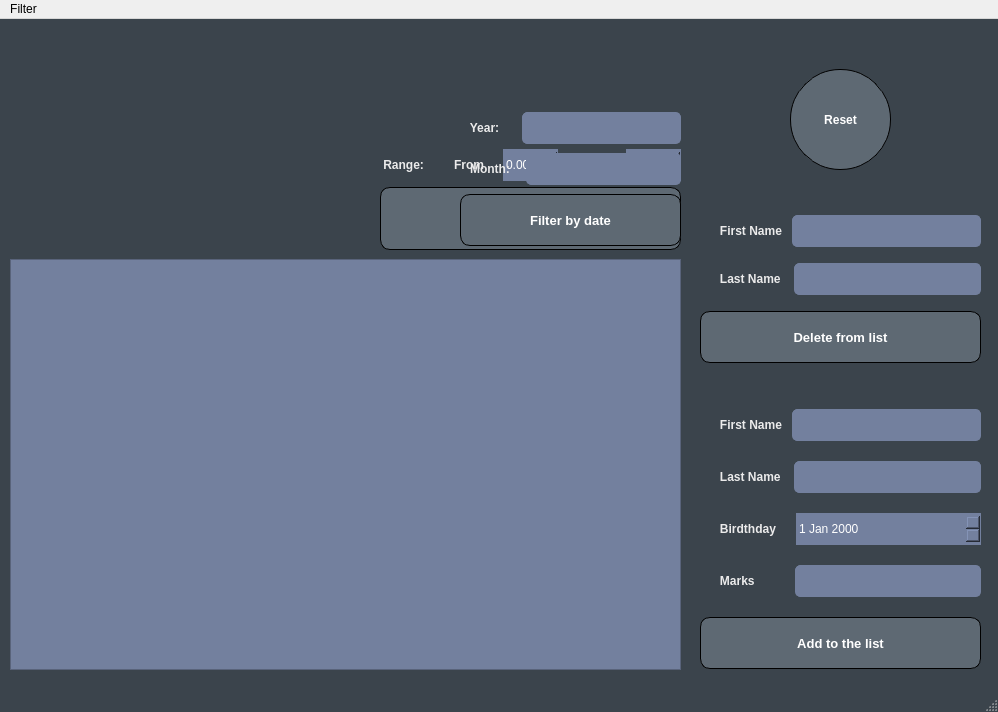
<?xml version="1.0" encoding="UTF-8"?>
<ui version="4.0">
 <class>MainWindow</class>
 <widget class="QMainWindow" name="MainWindow">
  <property name="geometry">
   <rect>
    <x>0</x>
    <y>0</y>
    <width>998</width>
    <height>712</height>
   </rect>
  </property>
  <property name="minimumSize">
   <size>
    <width>880</width>
    <height>580</height>
   </size>
  </property>
  <property name="windowTitle">
   <string>MainWindow</string>
  </property>
  <property name="windowOpacity">
   <double>1.000000000000000</double>
  </property>
  <property name="styleSheet">
   <string notr="true">QMainWindow{
	background: rgb(59, 68, 76);
}
QPushButton:hover{
	background-color:rgb(146, 132, 189);
}
QPushButton:pressed{
	background-color: radial-gradient(rgb(146, 132, 189), rgb(137, 126, 180), rgb(128, 120, 170), rgb(120, 114, 161), rgb(111, 108, 152), rgb(102, 102, 143), rgb(93, 95, 133), rgb(84, 89, 124), rgb(75, 83, 115), rgb(67, 77, 106), rgb(58, 71, 96), rgb(49, 65, 87));
}</string>
  </property>
  <widget class="QWidget" name="centralwidget">
   <widget class="QTableWidget" name="list">
    <property name="geometry">
     <rect>
      <x>10</x>
      <y>240</y>
      <width>671</width>
      <height>411</height>
     </rect>
    </property>
    <property name="font">
     <font>
      <pointsize>11</pointsize>
     </font>
    </property>
    <property name="styleSheet">
     <string notr="true">QTableWidget{
	background: rgb(115, 128, 158);
	color: rgb(240, 240, 240);
	opacity: 0.6;
}</string>
    </property>
    <property name="editTriggers">
     <set>QAbstractItemView::NoEditTriggers</set>
    </property>
    <property name="showGrid">
     <bool>false</bool>
    </property>
    <property name="cornerButtonEnabled">
     <bool>false</bool>
    </property>
    <attribute name="horizontalHeaderMinimumSectionSize">
     <number>70</number>
    </attribute>
    <attribute name="horizontalHeaderStretchLastSection">
     <bool>true</bool>
    </attribute>
    <attribute name="verticalHeaderStretchLastSection">
     <bool>false</bool>
    </attribute>
   </widget>
   <widget class="QWidget" name="filterMarks_2" native="true">
    <property name="geometry">
     <rect>
      <x>380</x>
      <y>130</y>
      <width>301</width>
      <height>101</height>
     </rect>
    </property>
    <layout class="QVBoxLayout" name="filterMarks">
     <item>
      <layout class="QHBoxLayout" name="horizontalLayout_9">
       <item>
        <widget class="QLabel" name="label_9">
         <property name="font">
          <font>
           <pointsize>9</pointsize>
           <weight>75</weight>
           <bold>true</bold>
          </font>
         </property>
         <property name="styleSheet">
          <string notr="true">QLabel{
	color: rgb(235, 235, 235);
	font-weight: bold;
}</string>
         </property>
         <property name="text">
          <string> Range:</string>
         </property>
        </widget>
       </item>
       <item>
        <widget class="QLabel" name="label_10">
         <property name="font">
          <font>
           <pointsize>9</pointsize>
           <weight>75</weight>
           <bold>true</bold>
          </font>
         </property>
         <property name="styleSheet">
          <string notr="true">QLabel{
	color: rgb(235, 235, 235);
	font-weight: bold;
}</string>
         </property>
         <property name="text">
          <string>From</string>
         </property>
         <property name="alignment">
          <set>Qt::AlignCenter</set>
         </property>
        </widget>
       </item>
       <item>
        <widget class="QDoubleSpinBox" name="fromMark">
         <property name="font">
          <font>
           <pointsize>9</pointsize>
          </font>
         </property>
         <property name="styleSheet">
          <string notr="true">QDoubleSpinBox{
	background: rgb(115, 128, 158);
	border: 1px solid rgb(115, 128, 158);
	height: 30px;
	border-radius: 0px;
	color: #fff;
}</string>
         </property>
        </widget>
       </item>
       <item>
        <widget class="QLabel" name="label_11">
         <property name="font">
          <font>
           <pointsize>9</pointsize>
           <weight>75</weight>
           <bold>true</bold>
          </font>
         </property>
         <property name="styleSheet">
          <string notr="true">QLabel{
	color: rgb(235, 235, 235);
	font-weight: bold;
}</string>
         </property>
         <property name="text">
          <string>To</string>
         </property>
         <property name="alignment">
          <set>Qt::AlignCenter</set>
         </property>
        </widget>
       </item>
       <item>
        <widget class="QDoubleSpinBox" name="toMark">
         <property name="font">
          <font>
           <pointsize>9</pointsize>
          </font>
         </property>
         <property name="styleSheet">
          <string notr="true">QDoubleSpinBox{
	background: rgb(115, 128, 158);
	border: 1px solid rgb(115, 128, 158);
	height: 30px;
	border-radius: 0px;
	color: #fff;
}</string>
         </property>
        </widget>
       </item>
      </layout>
     </item>
     <item>
      <widget class="QPushButton" name="filterMarksB">
       <property name="sizePolicy">
        <sizepolicy hsizetype="Minimum" vsizetype="Expanding">
         <horstretch>0</horstretch>
         <verstretch>0</verstretch>
        </sizepolicy>
       </property>
       <property name="font">
        <font>
         <pointsize>10</pointsize>
         <weight>75</weight>
         <bold>true</bold>
        </font>
       </property>
       <property name="cursor">
        <cursorShape>PointingHandCursor</cursorShape>
       </property>
       <property name="styleSheet">
        <string notr="true">QPushButton{
	border: 1px solid black;
	border-radius: 10px;
	height: 50px;
	background: rgb(94, 105, 115);
	color: rgb(255, 255, 255);
}
QPushButton:hover{
	background-color:rgb(146, 132, 189);
}
QPushButton:pressed{
	background-color: radial-gradient(rgb(146, 132, 189), rgb(137, 126, 180), rgb(128, 120, 170), rgb(120, 114, 161), rgb(111, 108, 152), rgb(102, 102, 143), rgb(93, 95, 133), rgb(84, 89, 124), rgb(75, 83, 115), rgb(67, 77, 106), rgb(58, 71, 96), rgb(49, 65, 87));
}</string>
       </property>
       <property name="text">
        <string>Filter by marks</string>
       </property>
      </widget>
     </item>
    </layout>
   </widget>
   <widget class="QWidget" name="filterDate_2" native="true">
    <property name="geometry">
     <rect>
      <x>460</x>
      <y>90</y>
      <width>221</width>
      <height>141</height>
     </rect>
    </property>
    <layout class="QVBoxLayout" name="filterDate">
     <item>
      <layout class="QHBoxLayout" name="horizontalLayout_7">
       <item>
        <widget class="QLabel" name="label_7">
         <property name="font">
          <font>
           <pointsize>9</pointsize>
           <weight>75</weight>
           <bold>true</bold>
          </font>
         </property>
         <property name="styleSheet">
          <string notr="true">QLabel{
	color: rgb(235, 235, 235);
	font-weight: bold;
}</string>
         </property>
         <property name="text">
          <string>   Year:     </string>
         </property>
         <property name="alignment">
          <set>Qt::AlignCenter</set>
         </property>
        </widget>
       </item>
       <item>
        <widget class="QLineEdit" name="yearToShow">
         <property name="font">
          <font>
           <pointsize>9</pointsize>
          </font>
         </property>
         <property name="cursor">
          <cursorShape>ArrowCursor</cursorShape>
         </property>
         <property name="styleSheet">
          <string notr="true">QLineEdit{
	background: rgb(115, 128, 158);
	border: 1px solid rgb(115, 128, 158);
	border-radius: 5px;
	height: 30px;
	color: #fff;
	cursor-color:#fff;
}</string>
         </property>
        </widget>
       </item>
      </layout>
     </item>
     <item>
      <layout class="QHBoxLayout" name="horizontalLayout_8">
       <item>
        <widget class="QLabel" name="label_8">
         <property name="font">
          <font>
           <pointsize>9</pointsize>
           <weight>75</weight>
           <bold>true</bold>
          </font>
         </property>
         <property name="styleSheet">
          <string notr="true">QLabel{
	color: rgb(235, 235, 235);
	font-weight: bold;
}</string>
         </property>
         <property name="text">
          <string>   Month:   </string>
         </property>
         <property name="alignment">
          <set>Qt::AlignCenter</set>
         </property>
        </widget>
       </item>
       <item>
        <widget class="QLineEdit" name="monthToShow">
         <property name="font">
          <font>
           <pointsize>9</pointsize>
          </font>
         </property>
         <property name="cursor">
          <cursorShape>ArrowCursor</cursorShape>
         </property>
         <property name="styleSheet">
          <string notr="true">QLineEdit{
	background: rgb(115, 128, 158);
	border: 1px solid rgb(115, 128, 158);
	border-radius: 5px;
	height: 30px;
	color: #fff;
	cursor-color:#fff;
}</string>
         </property>
        </widget>
       </item>
      </layout>
     </item>
     <item>
      <widget class="QPushButton" name="filterDateB">
       <property name="font">
        <font>
         <pointsize>10</pointsize>
         <weight>75</weight>
         <bold>true</bold>
        </font>
       </property>
       <property name="cursor">
        <cursorShape>PointingHandCursor</cursorShape>
       </property>
       <property name="styleSheet">
        <string notr="true">QPushButton{
	border: 1px solid black;
	border-radius: 10px;
	height: 50px;
	background: rgb(94, 105, 115);
	color: rgb(255, 255, 255);
}
QPushButton:hover{
	background-color:rgb(146, 132, 189);
}
QPushButton:pressed{
	background-color: radial-gradient(rgb(146, 132, 189), rgb(137, 126, 180), rgb(128, 120, 170), rgb(120, 114, 161), rgb(111, 108, 152), rgb(102, 102, 143), rgb(93, 95, 133), rgb(84, 89, 124), rgb(75, 83, 115), rgb(67, 77, 106), rgb(58, 71, 96), rgb(49, 65, 87));
}</string>
       </property>
       <property name="text">
        <string>Filter by date</string>
       </property>
      </widget>
     </item>
    </layout>
   </widget>
   <widget class="QWidget" name="StudentDel_2" native="true">
    <property name="geometry">
     <rect>
      <x>700</x>
      <y>190</y>
      <width>281</width>
      <height>161</height>
     </rect>
    </property>
    <layout class="QVBoxLayout" name="StudentDel">
     <property name="spacing">
      <number>10</number>
     </property>
     <item>
      <layout class="QHBoxLayout" name="horizontalLayout_5">
       <item>
        <widget class="QLabel" name="label_5">
         <property name="font">
          <font>
           <pointsize>9</pointsize>
           <weight>75</weight>
           <bold>true</bold>
          </font>
         </property>
         <property name="styleSheet">
          <string notr="true">QLabel{
	color: rgb(235, 235, 235);
	font-weight: bold;
}</string>
         </property>
         <property name="text">
          <string>      First Name</string>
         </property>
        </widget>
       </item>
       <item>
        <widget class="QLineEdit" name="fNameToDel">
         <property name="font">
          <font>
           <pointsize>9</pointsize>
          </font>
         </property>
         <property name="cursor">
          <cursorShape>ArrowCursor</cursorShape>
         </property>
         <property name="styleSheet">
          <string notr="true">QLineEdit{
	background: rgb(115, 128, 158);
	border: 1px solid rgb(115, 128, 158);
	border-radius: 5px;
	height: 30px;
	color: #fff;
	cursor-color:#fff;
}</string>
         </property>
        </widget>
       </item>
      </layout>
     </item>
     <item>
      <layout class="QHBoxLayout" name="horizontalLayout_6">
       <item>
        <widget class="QLabel" name="label_6">
         <property name="font">
          <font>
           <pointsize>9</pointsize>
           <weight>75</weight>
           <bold>true</bold>
          </font>
         </property>
         <property name="styleSheet">
          <string notr="true">QLabel{
	color: rgb(235, 235, 235);
	font-weight: bold;
}</string>
         </property>
         <property name="text">
          <string>      Last Name </string>
         </property>
        </widget>
       </item>
       <item>
        <widget class="QLineEdit" name="lNameTodel">
         <property name="font">
          <font>
           <pointsize>9</pointsize>
          </font>
         </property>
         <property name="cursor">
          <cursorShape>ArrowCursor</cursorShape>
         </property>
         <property name="styleSheet">
          <string notr="true">QLineEdit{
	background: rgb(115, 128, 158);
	border: 1px solid rgb(115, 128, 158);
	border-radius: 5px;
	height: 30px;
	color: #fff;
	cursor-color:#fff;
}</string>
         </property>
        </widget>
       </item>
      </layout>
     </item>
     <item>
      <widget class="QPushButton" name="delMember">
       <property name="font">
        <font>
         <pointsize>10</pointsize>
         <weight>75</weight>
         <bold>true</bold>
        </font>
       </property>
       <property name="cursor">
        <cursorShape>PointingHandCursor</cursorShape>
       </property>
       <property name="styleSheet">
        <string notr="true">QPushButton{
	border: 1px solid black;
	border-radius: 10px;
	height: 50px;
	background: rgb(94, 105, 115);
	color: rgb(255, 255, 255);
}
QPushButton:hover{
	background-color:rgb(146, 132, 189);
}
QPushButton:pressed{
	background-color: radial-gradient(rgb(146, 132, 189), rgb(137, 126, 180), rgb(128, 120, 170), rgb(120, 114, 161), rgb(111, 108, 152), rgb(102, 102, 143), rgb(93, 95, 133), rgb(84, 89, 124), rgb(75, 83, 115), rgb(67, 77, 106), rgb(58, 71, 96), rgb(49, 65, 87));
}</string>
       </property>
       <property name="text">
        <string>Delete from list</string>
       </property>
      </widget>
     </item>
    </layout>
   </widget>
   <widget class="QWidget" name="studentIn_2" native="true">
    <property name="geometry">
     <rect>
      <x>700</x>
      <y>380</y>
      <width>281</width>
      <height>281</height>
     </rect>
    </property>
    <property name="tabletTracking">
     <bool>true</bool>
    </property>
    <layout class="QVBoxLayout" name="studentIn">
     <property name="spacing">
      <number>10</number>
     </property>
     <item>
      <layout class="QHBoxLayout" name="horizontalLayout">
       <item>
        <widget class="QLabel" name="label">
         <property name="font">
          <font>
           <pointsize>9</pointsize>
           <weight>75</weight>
           <bold>true</bold>
          </font>
         </property>
         <property name="styleSheet">
          <string notr="true">QLabel{
	color: rgb(235, 235, 235);
	font-weight: bold;
}</string>
         </property>
         <property name="text">
          <string>      First Name</string>
         </property>
        </widget>
       </item>
       <item>
        <widget class="QLineEdit" name="fName">
         <property name="font">
          <font>
           <pointsize>9</pointsize>
          </font>
         </property>
         <property name="cursor">
          <cursorShape>ArrowCursor</cursorShape>
         </property>
         <property name="tabletTracking">
          <bool>true</bool>
         </property>
         <property name="styleSheet">
          <string notr="true">QLineEdit{
	background: rgb(115, 128, 158);
	border: 1px solid rgb(115, 128, 158);
	border-radius: 5px;
	height: 30px;
	color: #fff;
	cursor-color:#fff;
}</string>
         </property>
        </widget>
       </item>
      </layout>
     </item>
     <item>
      <layout class="QHBoxLayout" name="horizontalLayout_2">
       <item>
        <widget class="QLabel" name="label_2">
         <property name="font">
          <font>
           <pointsize>9</pointsize>
           <weight>75</weight>
           <bold>true</bold>
          </font>
         </property>
         <property name="styleSheet">
          <string notr="true">QLabel{
	color: rgb(235, 235, 235);
	font-weight: bold;
}</string>
         </property>
         <property name="text">
          <string>      Last Name </string>
         </property>
        </widget>
       </item>
       <item>
        <widget class="QLineEdit" name="lName">
         <property name="font">
          <font>
           <pointsize>9</pointsize>
          </font>
         </property>
         <property name="cursor">
          <cursorShape>ArrowCursor</cursorShape>
         </property>
         <property name="tabletTracking">
          <bool>true</bool>
         </property>
         <property name="styleSheet">
          <string notr="true">QLineEdit{
	background: rgb(115, 128, 158);
	border: 1px solid rgb(115, 128, 158);
	border-radius: 5px;
	height: 30px;
	color: #fff;
	cursor-color:#fff;
}</string>
         </property>
        </widget>
       </item>
      </layout>
     </item>
     <item>
      <layout class="QHBoxLayout" name="horizontalLayout_4">
       <item>
        <widget class="QLabel" name="label_4">
         <property name="font">
          <font>
           <pointsize>9</pointsize>
           <weight>75</weight>
           <bold>true</bold>
          </font>
         </property>
         <property name="styleSheet">
          <string notr="true">QLabel{
	color: rgb(235, 235, 235);
	font-weight: bold;
}</string>
         </property>
         <property name="text">
          <string>      Birdthday   </string>
         </property>
         <property name="alignment">
          <set>Qt::AlignLeading|Qt::AlignLeft|Qt::AlignVCenter</set>
         </property>
        </widget>
       </item>
       <item>
        <widget class="QDateEdit" name="dateEdit">
         <property name="sizePolicy">
          <sizepolicy hsizetype="Expanding" vsizetype="Fixed">
           <horstretch>0</horstretch>
           <verstretch>0</verstretch>
          </sizepolicy>
         </property>
         <property name="font">
          <font>
           <pointsize>9</pointsize>
          </font>
         </property>
         <property name="tabletTracking">
          <bool>true</bool>
         </property>
         <property name="styleSheet">
          <string notr="true">QDateEdit{
	background: rgb(115, 128, 158);
	border: 1px solid rgb(115, 128, 158);
	height: 30px;
	border-radius: 0px;
	color: #fff;
}</string>
         </property>
        </widget>
       </item>
      </layout>
     </item>
     <item>
      <layout class="QHBoxLayout" name="horizontalLayout_3">
       <item>
        <widget class="QLabel" name="label_3">
         <property name="font">
          <font>
           <pointsize>9</pointsize>
           <weight>75</weight>
           <bold>true</bold>
          </font>
         </property>
         <property name="styleSheet">
          <string notr="true">QLabel{
	color: rgb(235, 235, 235);
	font-weight: bold;
}</string>
         </property>
         <property name="text">
          <string>      Marks         </string>
         </property>
        </widget>
       </item>
       <item>
        <widget class="QLineEdit" name="marks">
         <property name="font">
          <font>
           <pointsize>9</pointsize>
          </font>
         </property>
         <property name="cursor">
          <cursorShape>ArrowCursor</cursorShape>
         </property>
         <property name="tabletTracking">
          <bool>true</bool>
         </property>
         <property name="styleSheet">
          <string notr="true">QLineEdit{
	background: rgb(115, 128, 158);
	border: 1px solid rgb(115, 128, 158);
	border-radius: 5px;
	height: 30px;
	color: #fff;
	cursor-color:#fff;
}</string>
         </property>
        </widget>
       </item>
      </layout>
     </item>
     <item>
      <widget class="QPushButton" name="addMember">
       <property name="font">
        <font>
         <pointsize>10</pointsize>
         <weight>75</weight>
         <bold>true</bold>
        </font>
       </property>
       <property name="cursor">
        <cursorShape>PointingHandCursor</cursorShape>
       </property>
       <property name="mouseTracking">
        <bool>false</bool>
       </property>
       <property name="styleSheet">
        <string notr="true">QPushButton{
	border: 1px solid black;
	border-radius: 10px;
	height: 50px;
	background: rgb(94, 105, 115);
	color: rgb(255, 255, 255);
}
QPushButton:hover{
	background-color:rgb(146, 132, 189);
}
QPushButton:pressed{
	background-color: radial-gradient(rgb(146, 132, 189), rgb(137, 126, 180), rgb(128, 120, 170), rgb(120, 114, 161), rgb(111, 108, 152), rgb(102, 102, 143), rgb(93, 95, 133), rgb(84, 89, 124), rgb(75, 83, 115), rgb(67, 77, 106), rgb(58, 71, 96), rgb(49, 65, 87));
}</string>
       </property>
       <property name="text">
        <string>Add to the list</string>
       </property>
       <property name="checkable">
        <bool>false</bool>
       </property>
      </widget>
     </item>
    </layout>
   </widget>
   <widget class="QPushButton" name="resetB">
    <property name="geometry">
     <rect>
      <x>790</x>
      <y>50</y>
      <width>101</width>
      <height>101</height>
     </rect>
    </property>
    <property name="font">
     <font>
      <pointsize>9</pointsize>
      <weight>75</weight>
      <bold>true</bold>
     </font>
    </property>
    <property name="cursor">
     <cursorShape>PointingHandCursor</cursorShape>
    </property>
    <property name="styleSheet">
     <string notr="true">QPushButton{
	border: 1px solid black;
	border-radius: 50px;
	height: 50px;
	background: rgb(94, 105, 115);
	color: rgb(255, 255, 255);
}
QPushButton:hover{
	background-color:rgb(146, 132, 189);
}
QPushButton:pressed{
	background-color: radial-gradient(rgb(146, 132, 189), rgb(137, 126, 180), rgb(128, 120, 170), rgb(120, 114, 161), rgb(111, 108, 152), rgb(102, 102, 143), rgb(93, 95, 133), rgb(84, 89, 124), rgb(75, 83, 115), rgb(67, 77, 106), rgb(58, 71, 96), rgb(49, 65, 87));
}</string>
    </property>
    <property name="text">
     <string>Reset</string>
    </property>
   </widget>
   <widget class="QLabel" name="logo">
    <property name="geometry">
     <rect>
      <x>10</x>
      <y>0</y>
      <width>240</width>
      <height>240</height>
     </rect>
    </property>
    <property name="styleSheet">
     <string notr="true"/>
    </property>
    <property name="text">
     <string/>
    </property>
   </widget>
  </widget>
  <widget class="QMenuBar" name="menubar">
   <property name="geometry">
    <rect>
     <x>0</x>
     <y>0</y>
     <width>998</width>
     <height>26</height>
    </rect>
   </property>
   <widget class="QMenu" name="menuFilter">
    <property name="title">
     <string>Filter</string>
    </property>
    <addaction name="actionBy_date"/>
    <addaction name="actionBy_marks"/>
   </widget>
   <addaction name="menuFilter"/>
  </widget>
  <widget class="QStatusBar" name="statusbar"/>
  <action name="actionDelete">
   <property name="text">
    <string>Delete</string>
   </property>
  </action>
  <action name="actionBy_date">
   <property name="text">
    <string>By date</string>
   </property>
  </action>
  <action name="actionBy_marks">
   <property name="text">
    <string>By marks</string>
   </property>
  </action>
  <action name="actionSort_List">
   <property name="text">
    <string>Sort List</string>
   </property>
  </action>
 </widget>
 <resources/>
 <connections/>
</ui>
